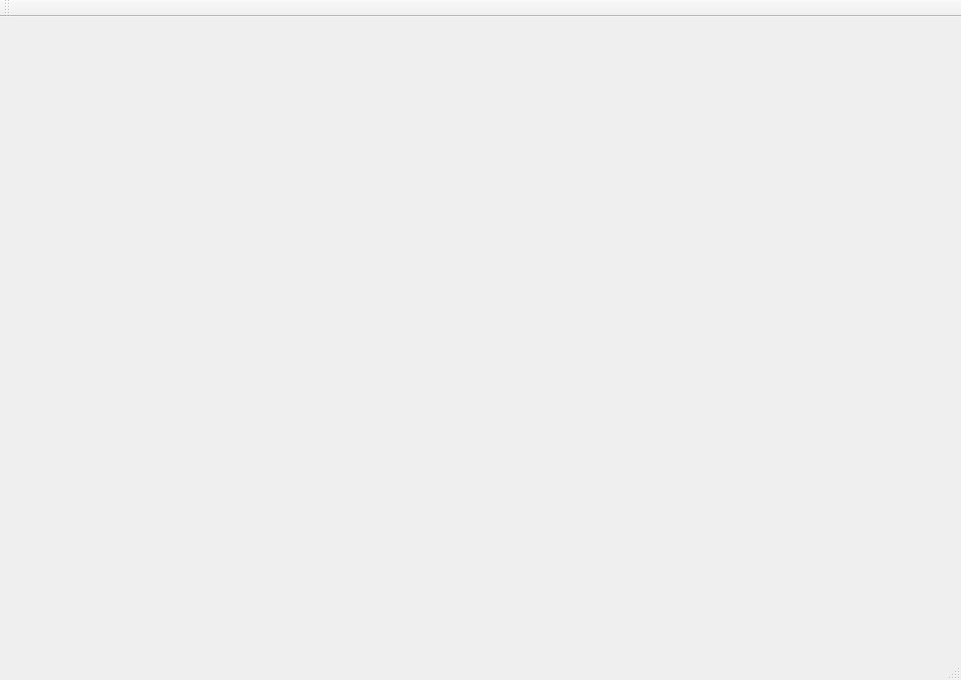
<?xml version="1.0" encoding="UTF-8"?>
<ui version="4.0">
 <class>MainWindow</class>
 <widget class="QMainWindow" name="MainWindow">
  <property name="geometry">
   <rect>
    <x>0</x>
    <y>0</y>
    <width>961</width>
    <height>680</height>
   </rect>
  </property>
  <property name="windowTitle">
   <string>MainWindow</string>
  </property>
  <widget class="QWidget" name="centralWidget"/>
  <widget class="QMenuBar" name="menuBar">
   <property name="geometry">
    <rect>
     <x>0</x>
     <y>0</y>
     <width>961</width>
     <height>21</height>
    </rect>
   </property>
  </widget>
  <widget class="QToolBar" name="mainToolBar">
   <attribute name="toolBarArea">
    <enum>TopToolBarArea</enum>
   </attribute>
   <attribute name="toolBarBreak">
    <bool>false</bool>
   </attribute>
  </widget>
  <widget class="QStatusBar" name="statusBar"/>
 </widget>
 <layoutdefault spacing="6" margin="11"/>
 <resources/>
 <connections/>
</ui>
